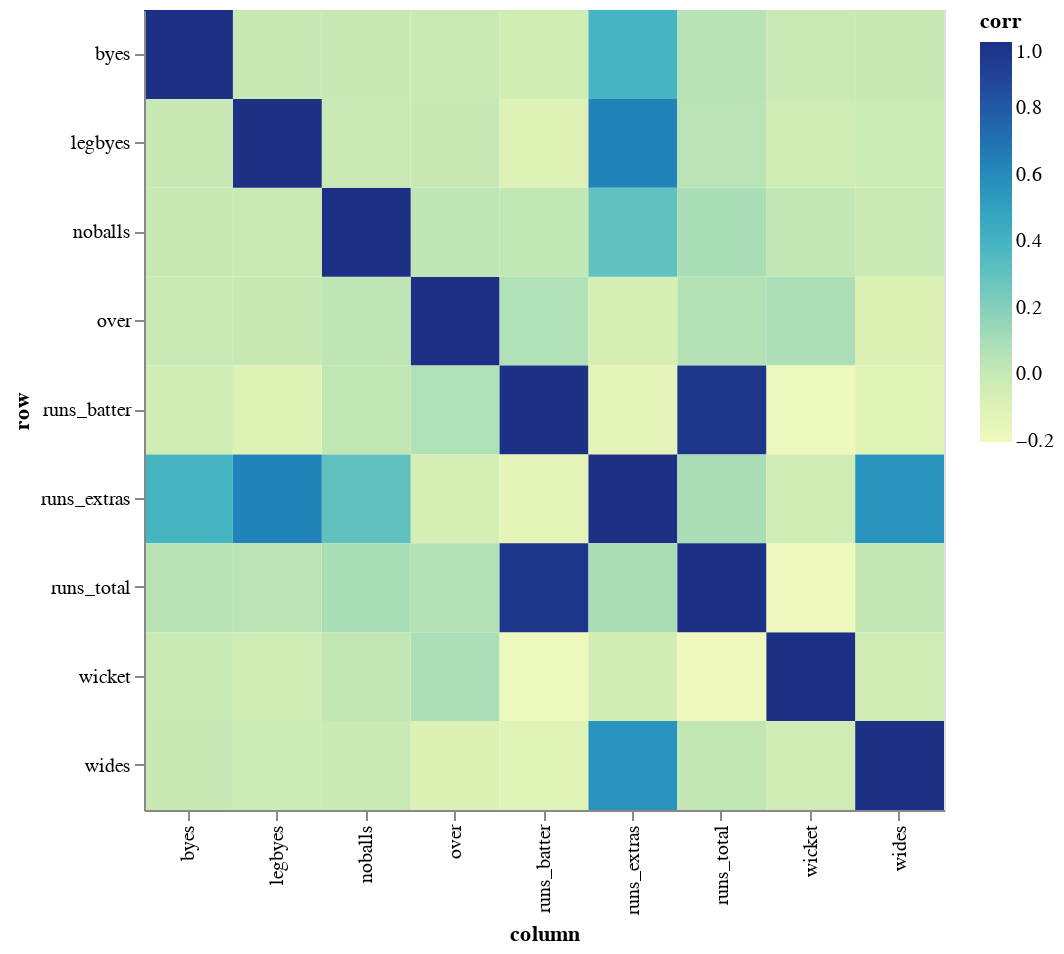

The code cell stored with this chart in its notebook:
### Code cell
corr_ = corr_df.stack()
corr_ = corr_.reset_index()
corr_.columns = ['row', 'column', 'corr']
corr_

alt.Chart(corr_).mark_rect().encode(
    x = 'column',
    y = 'row',
    color = 'corr:Q',
    tooltip = 'corr:Q'
).properties(
    width = 400,
    height = 400
)

### Figure 1 — Vega-Lite specification as saved in the notebook (floating-point values rounded to 4 significant figures)
{"config": {"view": {"continuousWidth": 300, "continuousHeight": 300}}, "data": {"name": "data-151c01c1c03b48af57b9598aab92a742"}, "mark": {"type": "rect"}, "encoding": {"color": {"field": "corr", "type": "quantitative"}, "tooltip": {"field": "corr", "type": "quantitative"}, "x": {"field": "column", "type": "nominal"}, "y": {"field": "row", "type": "nominal"}}, "height": 400, "width": 400, "$schema": "https://vega.github.io/schema/vega-lite/v5.16.3.json", "datasets": {"data-151c01c1c03b48af57b9598aab92a742": [{"row": "over", "column": "over", "corr": 1.0}, {"row": "over", "column": "wides", "corr": -0.09044}, {"row": "over", "column": "noballs", "corr": 0.02351}, {"row": "over", "column": "legbyes", "corr": -0.004708}, {"row": "over", "column": "byes", "corr": -0.01514}, {"row": "over", "column": "wicket", "corr": 0.08659}, {"row": "over", "column": "runs_batter", "corr": 0.0743}, {"row": "over", "column": "runs_extras", "corr": -0.05428}, {"row": "over", "column": "runs_total", "corr": 0.06205}, {"row": "wides", "column": "over", "corr": -0.09044}, {"row": "wides", "column": "wides", "corr": 1.0}, {"row": "wides", "column": "noballs", "corr": -0.01165}, {"row": "wides", "column": "legbyes", "corr": -0.02045}, {"row": "wides", "column": "byes", "corr": -0.007775}, {"row": "wides", "column": "wicket", "corr": -0.03779}, {"row": "wides", "column": "runs_batter", "corr": -0.1153}, {"row": "wides", "column": "runs_extras", "corr": 0.5616}, {"row": "wides", "column": "runs_total", "corr": 0.01573}, {"row": "noballs", "column": "over", "corr": 0.02351}, {"row": "noballs", "column": "wides", "corr": -0.01165}, {"row": "noballs", "column": "noballs", "corr": 1.0}, {"row": "noballs", "column": "legbyes", "corr": -0.01052}, {"row": "noballs", "column": "byes", "corr": -0.004}, {"row": "noballs", "column": "wicket", "corr": 0.01505}, {"row": "noballs", "column": "runs_batter", "corr": 0.02111}, {"row": "noballs", "column": "runs_extras", "corr": 0.3055}, {"row": "noballs", "column": "runs_total", "corr": 0.09295}, {"row": "legbyes", "column": "over", "corr": -0.004708}, {"row": "legbyes", "column": "wides", "corr": -0.02045}, {"row": "legbyes", "column": "noballs", "corr": -0.01052}, {"row": "legbyes", "column": "legbyes", "corr": 1.0}, {"row": "legbyes", "column": "byes", "corr": -0.007022}, {"row": "legbyes", "column": "wicket", "corr": -0.03413}, {"row": "legbyes", "column": "runs_batter", "corr": -0.1042}, {"row": "legbyes", "column": "runs_extras", "corr": 0.6358}, {"row": "legbyes", "column": "runs_total", "corr": 0.04438}, {"row": "byes", "column": "over", "corr": -0.01514}, {"row": "byes", "column": "wides", "corr": -0.007775}, {"row": "byes", "column": "noballs", "corr": -0.004}, {"row": "byes", "column": "legbyes", "corr": -0.007022}, {"row": "byes", "column": "byes", "corr": 1.0}, {"row": "byes", "column": "wicket", "corr": -0.01298}, {"row": "byes", "column": "runs_batter", "corr": -0.0396}, {"row": "byes", "column": "runs_extras", "corr": 0.3943}, {"row": "byes", "column": "runs_total", "corr": 0.05268}, {"row": "wicket", "column": "over", "corr": 0.08659}, {"row": "wicket", "column": "wides", "corr": -0.03779}, {"row": "wicket", "column": "noballs", "corr": 0.01505}, {"row": "wicket", "column": "legbyes", "corr": -0.03413}, {"row": "wicket", "column": "byes", "corr": -0.01298}, {"row": "wicket", "column": "wicket", "corr": 1.0}, {"row": "wicket", "column": "runs_batter", "corr": -0.1925}, {"row": "wicket", "column": "runs_extras", "corr": -0.04473}, {"row": "wicket", "column": "runs_total", "corr": -0.2042}, {"row": "runs_batter", "column": "over", "corr": 0.0743}, {"row": "runs_batter", "column": "wides", "corr": -0.1153}, {"row": "runs_batter", "column": "noballs", "corr": 0.02111}, {"row": "runs_batter", "column": "legbyes", "corr": -0.1042}, {"row": "runs_batter", "column": "byes", "corr": -0.0396}, {"row": "runs_batter", "column": "wicket", "corr": -0.1925}, {"row": "runs_batter", "column": "runs_batter", "corr": 1.0}, {"row": "runs_batter", "column": "runs_extras", "corr": -0.1445}, {"row": "runs_batter", "column": "runs_total", "corr": 0.9727}, {"row": "runs_extras", "column": "over", "corr": -0.05428}, {"row": "runs_extras", "column": "wides", "corr": 0.5616}, {"row": "runs_extras", "column": "noballs", "corr": 0.3055}, {"row": "runs_extras", "column": "legbyes", "corr": 0.6358}, {"row": "runs_extras", "column": "byes", "corr": 0.3943}, {"row": "runs_extras", "column": "wicket", "corr": -0.04473}, {"row": "runs_extras", "column": "runs_batter", "corr": -0.1445}, {"row": "runs_extras", "column": "runs_extras", "corr": 1.0}, {"row": "runs_extras", "column": "runs_total", "corr": 0.08931}, {"row": "runs_total", "column": "over", "corr": 0.06205}, {"row": "runs_total", "column": "wides", "corr": 0.01573}, {"row": "runs_total", "column": "noballs", "corr": 0.09295}, {"row": "runs_total", "column": "legbyes", "corr": 0.04438}, {"row": "runs_total", "column": "byes", "corr": 0.05268}, {"row": "runs_total", "column": "wicket", "corr": -0.2042}, {"row": "runs_total", "column": "runs_batter", "corr": 0.9727}, {"row": "runs_total", "column": "runs_extras", "corr": 0.08931}, {"row": "runs_total", "column": "runs_total", "corr": 1.0}]}}
